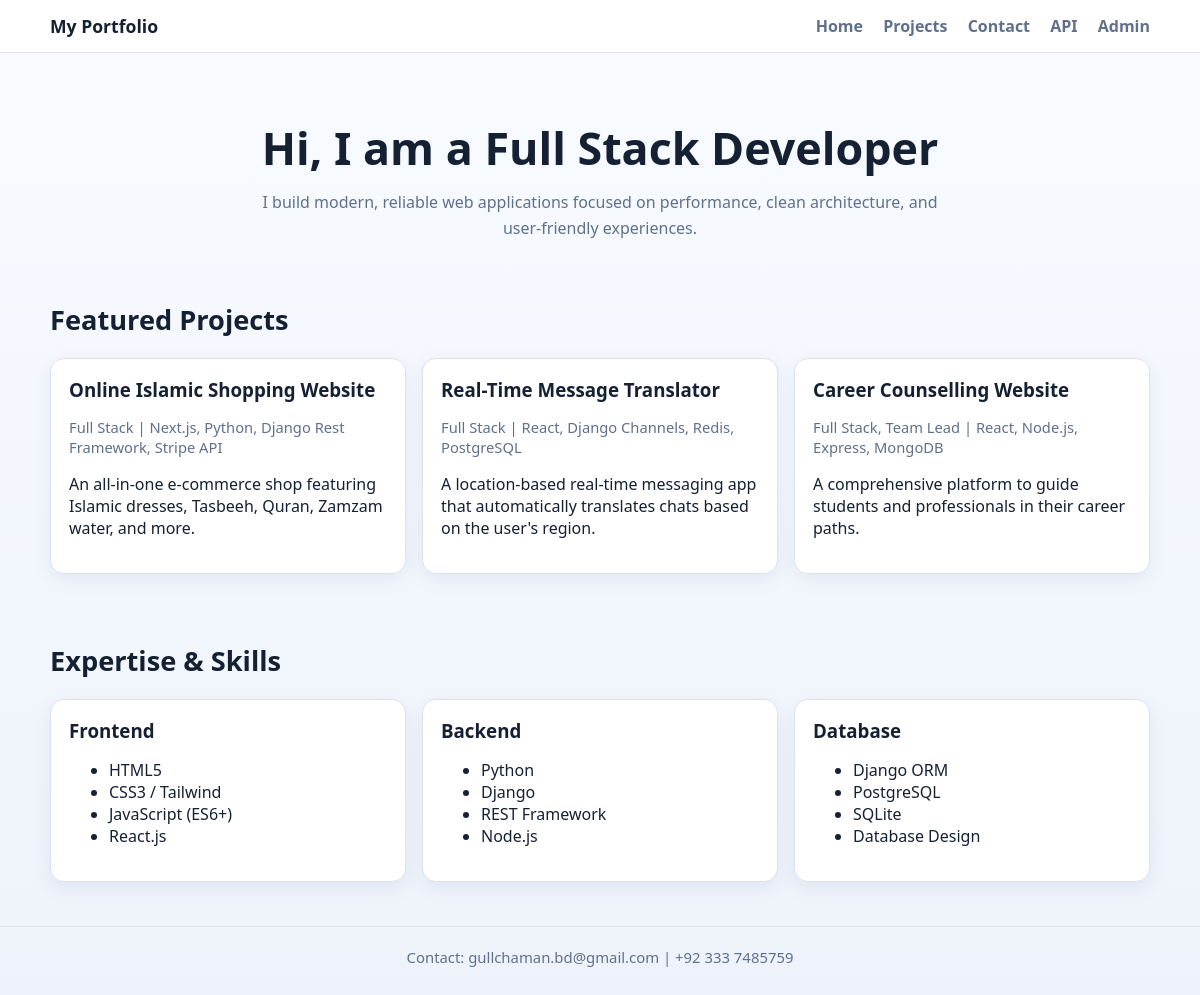
The page / on the database its author committed.
### api/models.py (models this page shows, shortened)
class Project(models.Model):
    title = models.CharField(max_length=200)
    role = models.CharField(max_length=100, default='Full Stack') # e.g. Full Stack, Team Lead
    description = models.TextField()
    key_features = models.TextField(blank=True, null=True) # Bullet points separated by newlines
    tech_stack = models.CharField(max_length=200)
    github_link = models.URLField(blank=True, null=True)
    live_link = models.URLField(blank=True, null=True)
    image = models.ImageField(upload_to='projects/', blank=True, null=True)
    created_at = models.DateTimeField(auto_now_add=True)

class ExpertiseCategory(models.Model):
    name = models.CharField(max_length=100) # e.g., Frontend, Backend, Database
    icon_name = models.CharField(max_length=50, blank=True) # e.g., Monitor, Server, Database
    order = models.IntegerField(default=0)
    class Meta:
        verbose_name_plural = "Expertise Categories"
        ordering = ['order']

class ExpertiseSkill(models.Model):
    category = models.ForeignKey(ExpertiseCategory, related_name='skills', on_delete=models.CASCADE)
    name = models.CharField(max_length=100) # e.g., React.js, Python, Django

class SiteSettings(models.Model):
    profile_picture = models.ImageField(upload_to='profile/', blank=True, null=True)
    email = models.EmailField(default='gullchaman.bd@gmail.com')
    location = models.CharField(max_length=200, default='Global / Remote')
    phone = models.CharField(max_length=50, default='+92 333 7485759')
    updated_at = models.DateTimeField(auto_now=True)

### api/views.py (the view)
# urls.py: path('', HomePageView.as_view(), name='home'),
class HomePageView(View):
    template_name = 'api/home.html'
    def get(self, request):
        context = {
            'projects': Project.objects.order_by('-created_at')[:6],
            'expertise_categories': ExpertiseCategory.objects.prefetch_related('skills').all(),
            'site_settings': SiteSettings.objects.first(),
        }
        return render(request, self.template_name, context)

### api/templates/api/home.html (shortened to what this page needs)
{% extends "api/base.html" %}
{% block content %}
<section class="hero">
    <h1>Hi, I am a Full Stack Developer</h1>
    <p>
        I build modern, reliable web applications focused on performance, clean architecture,
        and user-friendly experiences.
    </p>
</section>
<section class="section">
    <h2>Featured Projects</h2>
    <div class="grid projects-grid">
        {% for project in projects %}
            <article class="card">
                <h3>{{ project.title }}</h3>
                <p class="meta">{{ project.role }} | {{ project.tech_stack }}</p>
                <p>{{ project.description|truncatechars:160 }}</p>
            </article>
        {% empty %}
            <p>No projects available yet. Add projects from admin panel.</p>
        {% endfor %}
    </div>
</section>
<section class="section">
    <h2>Expertise & Skills</h2>
    <div class="grid skills-grid">
        {% for category in expertise_categories %}
            <article class="card">
                <h3>{{ category.name }}</h3>
                <ul>
                    {% for skill in category.skills.all %}
                        <li>{{ skill.name }}</li>
                    {% empty %}
                        <li>No skills added.</li>
                    {% endfor %}
                </ul>
            </article>
        {% empty %}
            <p>No expertise data available yet.</p>
        {% endfor %}
    </div>
</section>
{% endblock %}

### api/templates/api/base.html (shortened to what this page needs)
<!DOCTYPE html>
<html lang="en">
<head>
</head>
<body>
    <nav>
        <div class="container">
            <a class="brand" href="{% url 'home' %}">My Portfolio</a>
            <div class="menu">
                <a href="{% url 'home' %}">Home</a>
                <a href="{% url 'projects-page' %}">Projects</a>
                <a href="{% url 'contact-page' %}">Contact</a>
                <a href="/api/">API</a>
                <a href="/admin/">Admin</a>
            </div>
        </div>
    </nav>
    <main class="container">
        {% block content %}{% endblock %}
    </main>
    <footer>
        {% if site_settings and site_settings.email %}
            Contact: {{ site_settings.email }}{% if site_settings.phone %} | {{ site_settings.phone }}{% endif %}
        {% else %}
            Portfolio Website
        {% endif %}
    </footer>
</body>
</html>

### api/templates/api/base.html (style rules this page uses)
:root { --bg: #f5f7fb; --surface: #ffffff; --text: #152033; --muted: #60708b; --accent: #0068ff; --accent-dark: #0053cc; --border: #dce3ef; }
* { box-sizing: border-box; }
body { margin: 0; font-family: "Segoe UI", Tahoma, Geneva, Verdana, sans-serif; background: linear-gradient(180deg, #f8fbff 0%, #eef3fb 100%); color: var(--text); }
.container { width: min(1100px, 92%); margin: 0 auto; }
nav { background: var(--surface); border-bottom: 1px solid var(--border); position: sticky; top: 0; z-index: 100; }
nav .container { display: flex; justify-content: space-between; align-items: center; padding: 14px 0; }
.brand { font-size: 1.1rem; font-weight: 700; text-decoration: none; color: var(--text); }
.menu a { margin-left: 16px; color: var(--muted); text-decoration: none; font-weight: 600; }
.hero { padding: 64px 0 36px; text-align: center; }
.hero h1 { margin: 0 0 12px; font-size: clamp(1.9rem, 4vw, 2.8rem); }
.hero p { margin: 0 auto; color: var(--muted); max-width: 700px; line-height: 1.6; }
.section { padding: 24px 0 44px; }
.section h2 { margin: 0 0 20px; font-size: 1.7rem; }
.grid { display: grid; gap: 16px; }
.projects-grid { grid-template-columns: repeat(auto-fit, minmax(250px, 1fr)); }
.skills-grid { grid-template-columns: repeat(auto-fit, minmax(220px, 1fr)); }
.card { background: var(--surface); border: 1px solid var(--border); border-radius: 14px; padding: 18px; box-shadow: 0 6px 20px rgba(0, 37, 96, 0.07); }
.card h3 { margin-top: 0; margin-bottom: 8px; }
.meta { color: var(--muted); font-size: 0.92rem; margin-bottom: 10px; }
footer { border-top: 1px solid var(--border); padding: 20px 0 28px; color: var(--muted); text-align: center; font-size: 0.93rem; }

### rows shown on the page
Project: title "Online Islamic Shopping Website", role "Full Stack", tech_stack "Next.js, Python, Django Rest Framework, Stripe API", description "An all-in-one e-commerce shop featuring Islamic dresses, Tasbeeh, Quran, Zamzam water, and more."
Project: title "Real-Time Message Translator", role "Full Stack", tech_stack "React, Django Channels, Redis, PostgreSQL", description "A location-based real-time messaging app that automatically translates chats based on the user's region."
Project: title "Career Counselling Website", role "Full Stack, Team Lead", tech_stack "React, Node.js, Express, MongoDB", description "A comprehensive platform to guide students and professionals in their career paths."
ExpertiseCategory: name "Frontend"
ExpertiseSkill: name "HTML5"
ExpertiseSkill: name "CSS3 / Tailwind"
ExpertiseSkill: name "JavaScript (ES6+)"
ExpertiseSkill: name "React.js"
ExpertiseCategory: name "Backend"
ExpertiseSkill: name "Python"
ExpertiseSkill: name "Django"
ExpertiseSkill: name "REST Framework"
ExpertiseSkill: name "Node.js"
ExpertiseCategory: name "Database"
ExpertiseSkill: name "Django ORM"
ExpertiseSkill: name "PostgreSQL"
ExpertiseSkill: name "SQLite"
ExpertiseSkill: name "Database Design"
SiteSettings: email "gullchaman.bd@gmail.com", phone "+92 333 7485759"
